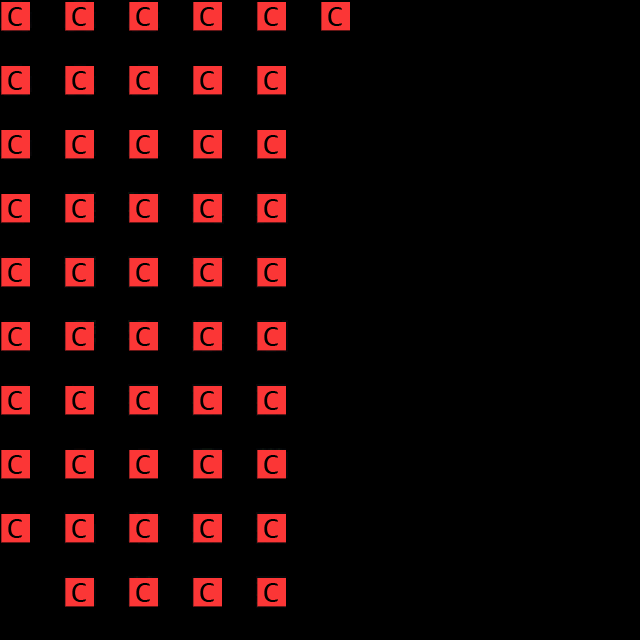

This game map was drawn from its Tiled (.tmx) file and the tilesets committed beside it. A one-line description and the full map source follow:
An orthogonal 20x20 tile map with 32x32 px tiles, 3 tile layers (regions, input_object, output_collision), 2 tilesets.

<map version="1.0" tiledversion="1.1.2" orientation="orthogonal" renderorder="right-down" width="20" height="20" tilewidth="32" tileheight="32" infinite="0" nextobjectid="1">
 <tileset firstgid="1" source="collision.tsx" />
 <tileset firstgid="5" source="dungeon.tsx" />
 <layer name="regions" width="20" height="20">
  <data encoding="csv">
1,0,1,0,1,0,1,0,1,0,1,0,0,0,0,0,0,0,0,0,
0,0,0,0,0,0,0,0,0,0,0,0,0,0,0,0,0,0,0,0,
1,0,1,0,1,0,1,0,1,0,0,0,0,0,0,0,0,0,0,0,
0,0,0,0,0,0,0,0,0,0,0,0,0,0,0,0,0,0,0,0,
1,0,1,0,1,0,1,0,1,0,0,0,0,0,0,0,0,0,0,0,
0,0,0,0,0,0,0,0,0,0,0,0,0,0,0,0,0,0,0,0,
1,0,1,0,1,0,1,0,1,0,0,0,0,0,0,0,0,0,0,0,
0,0,0,0,0,0,0,0,0,0,0,0,0,0,0,0,0,0,0,0,
1,0,1,0,1,0,1,0,1,0,0,0,0,0,0,0,0,0,0,0,
0,0,0,0,0,0,0,0,0,0,0,0,0,0,0,0,0,0,0,0,
1,0,1,0,1,0,1,0,1,0,0,0,0,0,0,0,0,0,0,0,
0,0,0,0,0,0,0,0,0,0,0,0,0,0,0,0,0,0,0,0,
1,0,1,0,1,0,1,0,1,0,0,0,0,0,0,0,0,0,0,0,
0,0,0,0,0,0,0,0,0,0,0,0,0,0,0,0,0,0,0,0,
1,0,1,0,1,0,1,0,1,0,0,0,0,0,0,0,0,0,0,0,
0,0,0,0,0,0,0,0,0,0,0,0,0,0,0,0,0,0,0,0,
1,0,1,0,1,0,1,0,1,0,0,0,0,0,0,0,0,0,0,0,
0,0,0,0,0,0,0,0,0,0,0,0,0,0,0,0,0,0,0,0,
0,0,1,0,1,0,1,0,1,0,0,0,0,0,0,0,0,0,0,0,
0,0,0,0,0,0,0,0,0,0,0,0,0,0,0,0,0,0,0,0
</data>
 </layer>
 <layer name="input_object" width="20" height="20">
  <data encoding="csv">
18,0,19,0,20,0,21,0,22,0,0,0,0,0,0,0,0,0,0,0,
0,0,0,0,0,0,0,0,0,0,0,0,0,0,0,0,0,0,0,0,
36,0,37,0,38,0,39,0,40,0,0,0,0,0,0,0,0,0,0,0,
0,0,0,0,0,0,0,0,0,0,0,0,0,0,0,0,0,0,0,0,
54,0,55,0,56,0,57,0,58,0,0,0,0,0,0,0,0,0,0,0,
0,0,0,0,0,0,0,0,0,0,0,0,0,0,0,0,0,0,0,0,
72,0,111,0,112,0,93,0,94,0,0,0,0,0,0,0,0,0,0,0,
0,0,0,0,0,0,0,0,0,0,0,0,0,0,0,0,0,0,0,0,
90,0,75,0,76,0,129,0,130,0,0,0,0,0,0,0,0,0,0,0,
0,0,0,0,0,0,0,0,0,0,0,0,0,0,0,0,0,0,0,0,
108,0,165,0,166,0,147,0,148,0,0,0,0,0,0,0,0,0,0,0,
0,0,0,0,0,0,0,0,0,0,0,0,0,0,0,0,0,0,0,0,
126,0,91,0,182,0,183,0,184,0,0,0,0,0,0,0,0,0,0,0,
0,0,0,0,0,0,0,0,0,0,0,0,0,0,0,0,0,0,0,0,
144,0,109,0,110,0,201,0,202,0,0,0,0,0,0,0,0,0,0,0,
0,0,0,0,0,0,0,0,0,0,0,0,0,0,0,0,0,0,0,0,
162,0,163,0,200,0,218,0,219,0,0,0,0,0,0,0,0,0,0,0,
0,0,0,0,0,0,0,0,0,0,0,0,0,0,0,0,0,0,0,0,
0,0,236,0,237,0,238,0,220,0,0,0,0,0,0,0,0,0,0,0,
0,0,0,0,0,0,0,0,0,0,0,0,0,0,0,0,0,0,0,0
</data>
 </layer>
 <layer name="output_collision" width="20" height="20">
  <data encoding="csv">
1,0,1,0,1,0,1,0,1,0,0,0,0,0,0,0,0,0,0,0,
0,0,0,0,0,0,0,0,0,0,0,0,0,0,0,0,0,0,0,0,
1,0,1,0,1,0,1,0,1,0,0,0,0,0,0,0,0,0,0,0,
0,0,0,0,0,0,0,0,0,0,0,0,0,0,0,0,0,0,0,0,
1,0,1,0,1,0,1,0,1,0,0,0,0,0,0,0,0,0,0,0,
0,0,0,0,0,0,0,0,0,0,0,0,0,0,0,0,0,0,0,0,
1,0,1,0,1,0,1,0,1,0,0,0,0,0,0,0,0,0,0,0,
0,0,0,0,0,0,0,0,0,0,0,0,0,0,0,0,0,0,0,0,
1,0,1,0,1,0,1,0,1,0,0,0,0,0,0,0,0,0,0,0,
0,0,0,0,0,0,0,0,0,0,0,0,0,0,0,0,0,0,0,0,
1,0,1,0,1,0,1,0,1,0,0,0,0,0,0,0,0,0,0,0,
0,0,0,0,0,0,0,0,0,0,0,0,0,0,0,0,0,0,0,0,
1,0,1,0,1,0,1,0,1,0,0,0,0,0,0,0,0,0,0,0,
0,0,0,0,0,0,0,0,0,0,0,0,0,0,0,0,0,0,0,0,
1,0,1,0,1,0,1,0,1,0,0,0,0,0,0,0,0,0,0,0,
0,0,0,0,0,0,0,0,0,0,0,0,0,0,0,0,0,0,0,0,
1,0,1,0,1,0,1,0,1,0,0,0,0,0,0,0,0,0,0,0,
0,0,0,0,0,0,0,0,0,0,0,0,0,0,0,0,0,0,0,0,
0,0,1,0,1,0,1,0,1,0,0,0,0,0,0,0,0,0,0,0,
0,0,0,0,0,0,0,0,0,0,0,0,0,0,0,0,0,0,0,0
</data>
 </layer>
</map>
